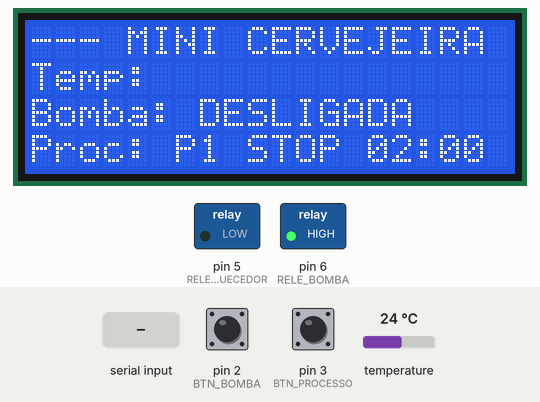
Bench run of a sketch on a simulated Arduino Uno, built with avr-gcc and run on an emulated ATmega328P. On the bench: 20×4 character LCD, switched loads named in the sketch (green lamp = pin HIGH). Inputs (shaded band) come from the test bench; at power-on: pin 2 (BTN_BOMBA) HIGH, pin 3 (BTN_PROCESSO) HIGH, temperature 24 °C. What the sketch prints to the serial monitor is not drawn.

Above: at 1.3 s.
1.4 s: pin 2 (BTN_BOMBA) pulled LOW for 0.15 s
At 2.7 s:
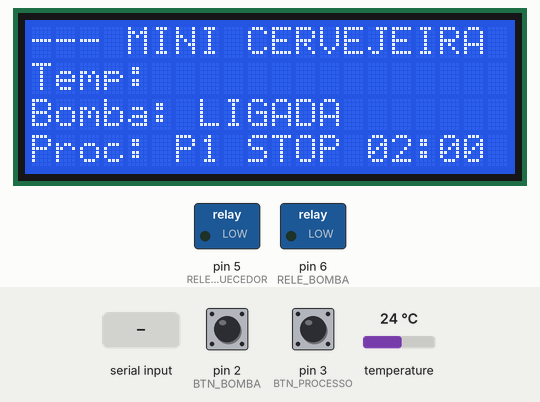
6.7 s: pin 3 (BTN_PROCESSO) pulled LOW for 0.15 s
At 7.9 s:
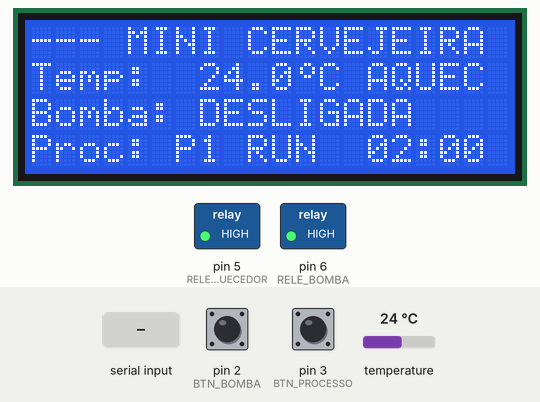
8.3 s: "B" received over Serial
At 9.6 s:
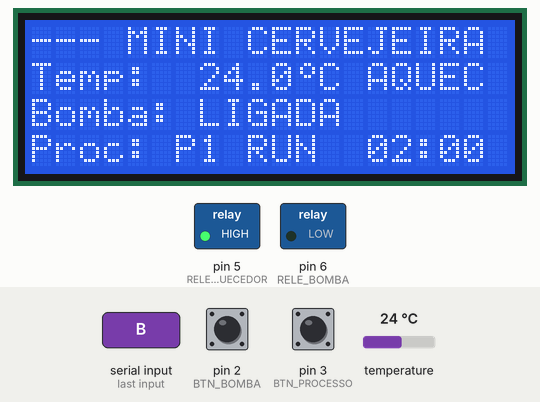
9.9 s: temperature set to 9 °C
At 11.3 s:
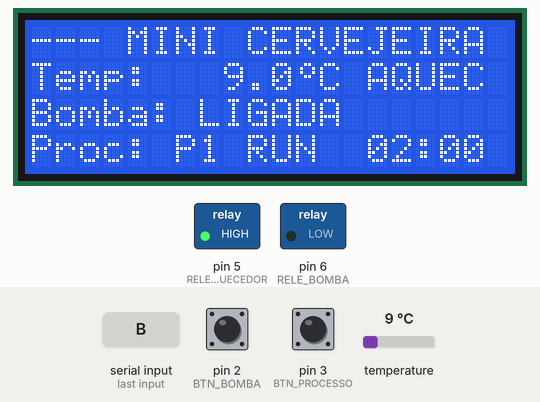
11.7 s: "P" received over Serial
At 12.9 s:
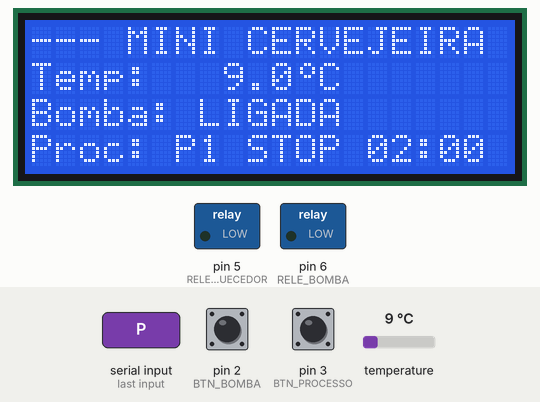
13.3 s: pin 2 (BTN_BOMBA) pulled LOW for 1 s
At 14.7 s:
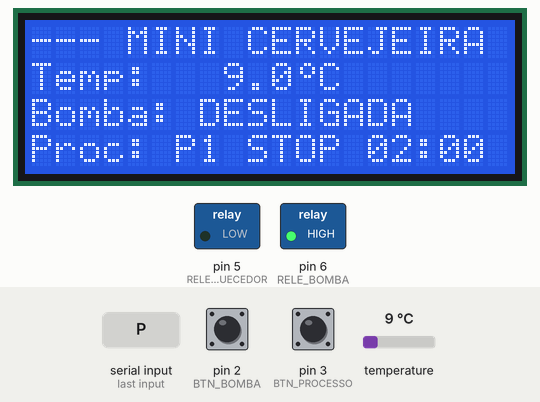
Timing chart, 0 to 16.3 s (numbered marks = the images above; inputs shaded):
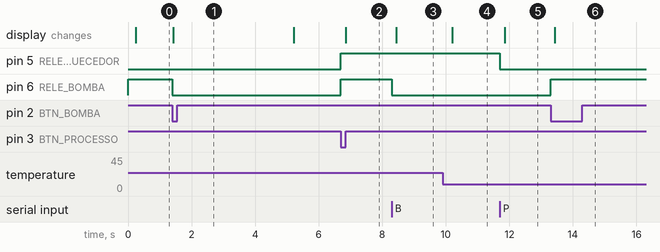

Measured:
- after the input at 1.4 s, pin 6 (RELE_BOMBA): HIGH → LOW at once; the display: changes at once (image 1)
- after the input at 6.7 s, pin 5 (RELE_AQUECEDOR), pin 6 (RELE_BOMBA): LOW → HIGH at once; the display: changes after 0.15 s (image 2)
- after the input at 8.3 s, pin 6 (RELE_BOMBA): HIGH → LOW at once; the display: changes after 0.14 s (image 3)
- after the input at 9.9 s, the display: changes after 0.31 s (image 4)
- after the input at 11.7 s, pin 5 (RELE_AQUECEDOR): HIGH → LOW at once; the display: changes after 0.15 s (image 5)
- after the input at 13.3 s, pin 6 (RELE_BOMBA): LOW → HIGH at once; the display: changes after 0.13 s (image 6)

The sketch:

mini_cervejeira_v6_7.ino
```cpp
/*
 * MINI CERVEJEIRA - v6.7  (atualizado: pedidos do professor)
 * Loop não-bloqueante | sem delay() | debounce por borda
 *
 * MUDANCAS (pedidos do professor):
 *  - A bomba pode ligar/desligar tambem DURANTE o processo (sem intertravamento).
 *  - O tempo do patamar (2 min) so comeca a contar APOS atingir 65 C.
 *
 * PINAGEM:
 *   BTN_BOMBA      → 2   BTN_PROCESSO → 3
 *   RELE_AQUECEDOR → 5   RELE_BOMBA   → 6
 *   DS18B20        → 12
 *
 * RELE_BOMBA: LOW = ligado, HIGH = desligado
 */

#include <Wire.h>
#include <LiquidCrystal_I2C.h>
#include <OneWire.h>
#include <DallasTemperature.h>

// ── Pinos ────────────────────────────────────────────────────
#define BTN_BOMBA       2
#define BTN_PROCESSO    3
#define RELE_AQUECEDOR  5
#define RELE_BOMBA      6
#define PINO_SENS_TEMP  12

// ── Configurações ────────────────────────────────────────────
const float         TEMP_ALVO        = 65.0;
const float         TEMP_HISTERESE   =  0.5;
const unsigned long DEBOUNCE_MS      =  200;
const unsigned long INTERVALO_SENSOR = 5000;
const unsigned long DURACAO_P1       = 120000UL;
const unsigned long INTERVALO_LCD    =  200;

// ── Objetos ──────────────────────────────────────────────────
LiquidCrystal_I2C lcd(0x27, 20, 4);
OneWire           oneWire(PINO_SENS_TEMP);
DallasTemperature sensors(&oneWire);
DeviceAddress     enderecoTemp;

// ── Estado ───────────────────────────────────────────────────
uint8_t       processoAtual   = 1;
bool          processoRodando = false;
bool          bombaLigada     = false;
bool          aquecedorLigado = false;
bool          sensorOK        = false;
bool          tempAtingida    = false;   // o patamar (65 C) ja foi atingido?
float         temperatura     = 0.0;
unsigned long tempoDecorrido  = 0;
unsigned long tInicio         = 0;

// ── Timestamps ───────────────────────────────────────────────
unsigned long tSensor = 0, tLCD = 0;
unsigned long tDebBomba = 0, tDebProc = 0;
bool          antBomba = HIGH, antProc = HIGH;

// ── Símbolo ° ────────────────────────────────────────────────
byte grau[8] = { 0b00110,0b01001,0b01001,0b00110,0,0,0,0 };

// ── Auxiliares LCD ───────────────────────────────────────────
// Imprime str preenchendo com espaços até 'n' colunas
void lcdFixo(const char* str, uint8_t n) {
  uint8_t i = 0;
  while (str[i] && i < n) lcd.print(str[i++]);
  while (i++ < n)         lcd.print(' ');
}

// Imprime MM:SS
void lcdTimer(unsigned long ms, bool restante) {
  if (restante) ms = (ms < DURACAO_P1) ? DURACAO_P1 - ms : 0;
  uint8_t m = (ms / 60000) % 60, s = (ms / 1000) % 60;
  if (m < 10) lcd.print('0'); lcd.print(m);
  lcd.print(':');
  if (s < 10) lcd.print('0'); lcd.print(s);
}

// ── SUPERVISÓRIO NODE-RED ─────────────────────────────────────
// Adicione esta variável junto dos outros timestamps:
// unsigned long tSerial = 0;
//
// No loop(), chame: enviarJSON(agora);  receberComando(agora);
// ─────────────────────────────────────────────────────────────

void enviarJSON(unsigned long agora) {
  static unsigned long tSerial = 0;
  if (agora - tSerial < 1000) return;
  tSerial = agora;

  unsigned long dec = tempAtingida ? (tempoDecorrido + (processoRodando ? agora - tInicio : 0)) : 0;

  Serial.print(F("{\"temp\":"));   Serial.print(temperatura, 1);
  Serial.print(F(",\"proc\":"));   Serial.print(processoAtual);
  Serial.print(F(",\"rodando\":")); Serial.print(processoRodando ? 1 : 0);
  Serial.print(F(",\"bomba\":"));  Serial.print(bombaLigada ? 1 : 0);
  Serial.print(F(",\"aquec\":"));  Serial.print(aquecedorLigado ? 1 : 0);
  Serial.print(F(",\"dec\":"));    Serial.print(dec);
  Serial.println(F("}"));
}

void receberComando(unsigned long agora) {
  if (!Serial.available()) return;
  char cmd = Serial.read();

  if (cmd == 'P') {                          // toggle processo
    if (!processoRodando) {
      bombaLigada = false; processoRodando = true; tInicio = agora;
    } else {
      if (tempAtingida) tempoDecorrido += agora - tInicio;
      processoRodando = false;
    }
  }
  if (cmd == 'B')                            // toggle bomba (pode durante o processo)
    bombaLigada = !bombaLigada;
}

// ─────────────────────────────────────────────────────────────
void setup() {
  Serial.begin(9600);
  pinMode(BTN_BOMBA,      INPUT_PULLUP);
  pinMode(BTN_PROCESSO,   INPUT_PULLUP);
  pinMode(RELE_AQUECEDOR, OUTPUT);
  pinMode(RELE_BOMBA,     OUTPUT);
  digitalWrite(RELE_AQUECEDOR, LOW);
  digitalWrite(RELE_BOMBA,     HIGH);

  lcd.init(); lcd.backlight(); lcd.createChar(0, grau);
  lcd.setCursor(0, 0); lcd.print(F("--- MINI CERVEJEIRA -"));

  sensors.begin();
  sensors.setWaitForConversion(false);
  sensors.requestTemperatures();
  tSensor = millis();
}

// ─────────────────────────────────────────────────────────────
void loop() {
  unsigned long agora = millis();

  // ── Sensor (1s) ──────────────────────────────────────────
  if (agora - tSensor >= INTERVALO_SENSOR) {
    tSensor = agora;
    sensorOK    = sensors.getAddress(enderecoTemp, 0);
    temperatura = sensorOK ? sensors.getTempC(enderecoTemp) : temperatura;
    sensors.requestTemperatures();
  }

  // ── Botão BOMBA (só com processo parado) ─────────────────
  bool lB = digitalRead(BTN_BOMBA);
  if (antBomba == HIGH && lB == LOW && agora - tDebBomba >= DEBOUNCE_MS) {
    tDebBomba = agora;
    if (!processoRodando) bombaLigada = !bombaLigada;
  }
  antBomba = lB;

  // ── Botão PROCESSO (inicia/pausa, retoma de onde parou) ──
  bool lP = digitalRead(BTN_PROCESSO);
  if (antProc == HIGH && lP == LOW && agora - tDebProc >= DEBOUNCE_MS) {
    tDebProc = agora;
    if (!processoRodando) {
      bombaLigada = false;
      processoRodando = true;
      tInicio = agora;
    } else {
      if (tempAtingida) tempoDecorrido += agora - tInicio;
      processoRodando = false;
    }
  }
  antProc = lP;

  // ── Atingiu a temperatura alvo? Libera a contagem do tempo ──
  if (processoRodando && processoAtual == 1 && !tempAtingida &&
      sensorOK && temperatura >= TEMP_ALVO) {
    tempAtingida   = true;
    tInicio        = agora;     // o tempo do patamar so comeca AGORA
    tempoDecorrido = 0;
  }

  // ── Fim automático do Processo 1 (2 min APÓS atingir 65°C) ─
  if (processoRodando && processoAtual == 1 && tempAtingida) {
    unsigned long total = tempoDecorrido + (agora - tInicio);
    if (total >= DURACAO_P1) {
      tempoDecorrido  = 0;
      processoRodando = false;
      processoAtual   = 2;
      tempAtingida    = false;
    }
  }

  // ── Aquecedor com histerese (Processo 1 rodando) ─────────
  if (sensorOK && processoAtual == 1 && processoRodando) {
    if (!aquecedorLigado && temperatura < TEMP_ALVO - TEMP_HISTERESE)
      digitalWrite(RELE_AQUECEDOR, HIGH), aquecedorLigado = true;
    else if (aquecedorLigado && temperatura >= TEMP_ALVO)
      digitalWrite(RELE_AQUECEDOR, LOW),  aquecedorLigado = false;
  } else if (aquecedorLigado) {
    digitalWrite(RELE_AQUECEDOR, LOW); aquecedorLigado = false;
  }

  // ── Bomba (sem intertravamento — pode ligar durante o processo) ──
  digitalWrite(RELE_BOMBA, bombaLigada ? LOW : HIGH);

  // ── LCD (200ms) ──────────────────────────────────────────
  // Linha 0 fixo. Linhas 1-3 redesenhadas completas (sem artefatos).
  // Cada linha ocupa exatamente 20 colunas.
  if (agora - tLCD >= INTERVALO_LCD) {
    tLCD = agora;

    unsigned long dec = tempAtingida ? (tempoDecorrido + (processoRodando ? agora - tInicio : 0)) : 0;

    // Linha 1: "Temp:  65.0°C AQUEC "  (20 cols)
    lcd.setCursor(0, 1); lcd.print(F("Temp: "));
    if (sensorOK) {
      char buf[7]; dtostrf(temperatura, 5, 1, buf);
      lcd.print(buf); lcd.write(byte(0)); lcd.print('C');
      lcd.print(aquecedorLigado ? F(" AQUEC ") : F("       "));
    }

    // Linha 2: "Bomba: DESLIGADA    "  (20 cols)
    lcd.setCursor(0, 2); lcd.print(F("Bomba: "));
    lcdFixo(bombaLigada ? "LIGADA" : "DESLIGADA", 13);

    // Linha 3: "Proc: P1 RUN  02:00 "  (20 cols)
    // 6 + 2 + 1 + 4 + 1 + 5 + 1 = 20
    lcd.setCursor(0, 3); lcd.print(F("Proc: P"));
    lcd.print(processoAtual); lcd.print(' ');
    lcd.print(processoRodando ? F("RUN ") : F("STOP"));
    lcd.print(' ');
    lcdTimer(dec, processoAtual == 1);
    lcd.print(' ');
  }

  enviarJSON(agora);
  receberComando(agora);
}
```
